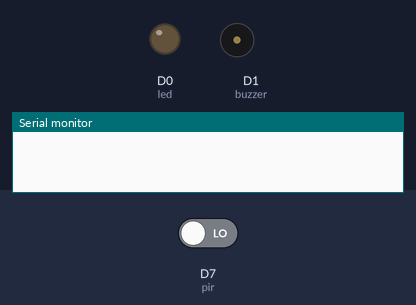
A sketch run on a simulated Particle Photon. Shown: output pins drawn as LEDs (lit = HIGH), buzzer (waves = sounding), the last lines printed to the serial monitor. The inputs (shaded band) are chosen by the test bench; at power-on: D7 (pir) LOW.

Above: at 1.2 s.
1.3 s: D7 (pir) driven HIGH
At 2.1 s:
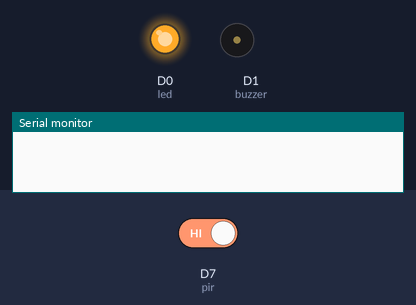
At 3.1 s:
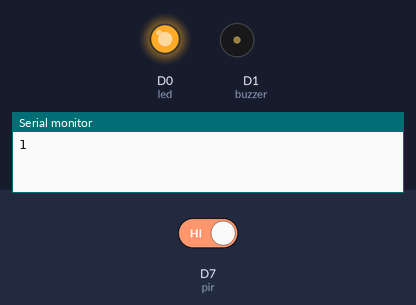
Timing chart, 0 to 10.3 s (numbered marks = the images above; inputs shaded):
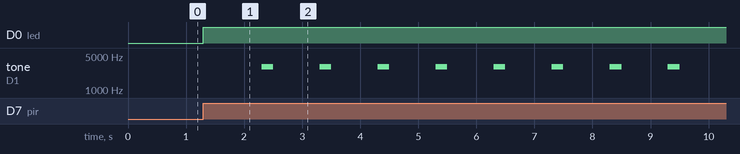

Measured:
- after the input at 1.3 s, D0 (led): LOW → HIGH at once; tone on D1 (buzzer): alternates 3000 Hz for 0.20 s and silent for 0.80 s, starting after 1.0 s

The sketch:

motionsensor.ino
```cpp
// This #include statement was automatically added by the Particle IDE.
#include <Ubidots.h>
#include <ThingSpeak.h>

#define TOKEN "BBFF-P4G71ug6emlNrpnkyYFyLxdEqjThza"

Ubidots ubidots(TOKEN);

// LED on pin D0
int buzzer = D1;
int led = D0;
// PIR on D7
int pir = D7;
// tracks if the publish was successful
bool published;
//initializes count
int count=0;

void setup()
{
    // sets the LED pin as output
    pinMode(led, OUTPUT);
   pinMode(buzzer, AN_INPUT);
    // sets the PIR sensor input pin as input
    pinMode(pir, INPUT_PULLUP);
    // ensures the LED is off
    digitalWrite(led, LOW);
    Serial.begin(9600);
  // Subscribe to the integration response event
  Particle.subscribe("hook-response/MotionDetected", myHandler);
}

void myHandler(const char *event, const char *data) {
  // Handle the integration response
}

void loop()
{
    if (digitalRead(pir) == 1)
    // if motion is detected
    {
        // turn on the LED to indicate that motion was detected
        digitalWrite(led, HIGH);
        count++;
        delay(1000);
        tone(buzzer, 3000, 200);
        digitalWrite(led,LOW);
       // published = Particle.publish("MakePhotonsGreatAgain", "true");
        //Particle.publish("MotionDetected", String(count), 60);
        Serial.println(count);
        //Serial.println(digitalRead(pir));
        // Trigger the integration
        //if (!published)
        // if the publish was unsuccessful
       // {
            // flash the LED 10 times as an indicator of the publish failure
         //   for (int i = 0; i < 10; i++)
           // {
          //      digitalWrite(led, LOW);
           //     delay(500);
            //    digitalWrite(led, HIGH);
            //    delay(500);
          //  }
       // }
    }
    //else
        // if no motion is detected, turn off the LED
       // digitalWrite(led, LOW);
//delay(2000);
      ubidots.add("noOfusers", count);
      ubidots.send();
}
```
